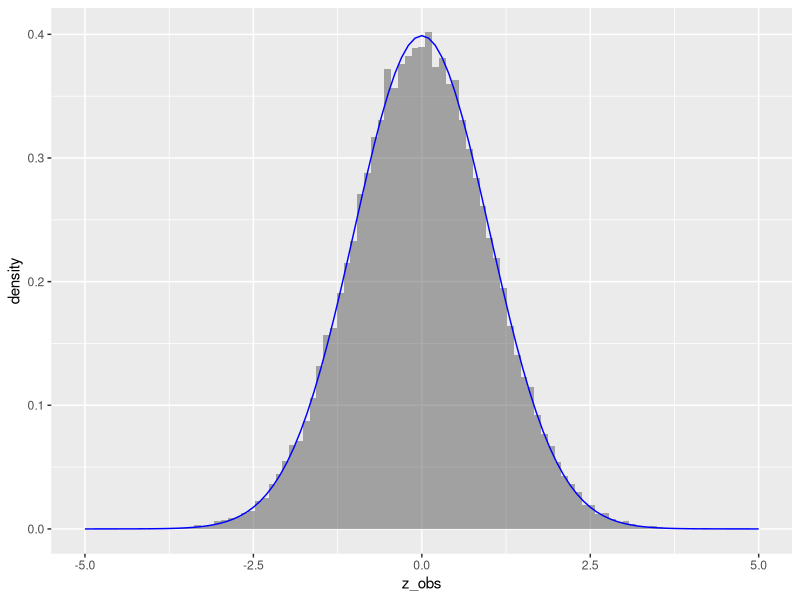
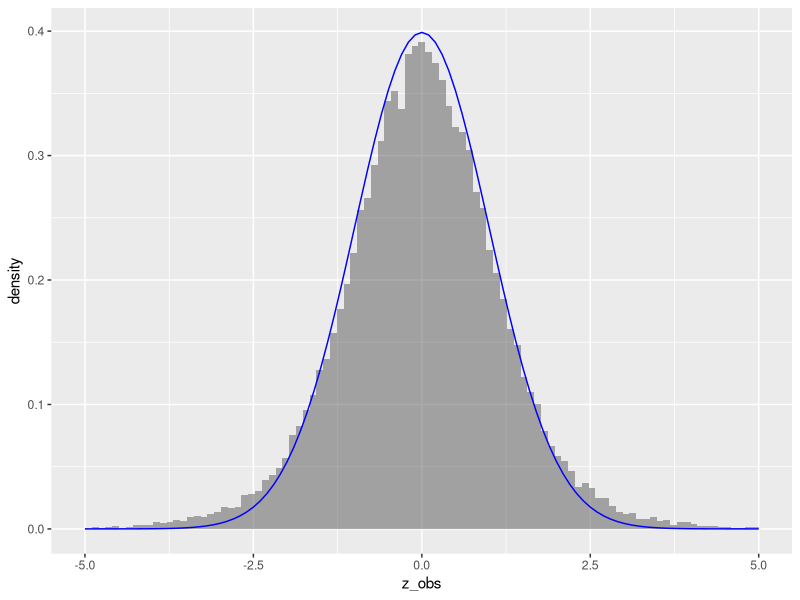
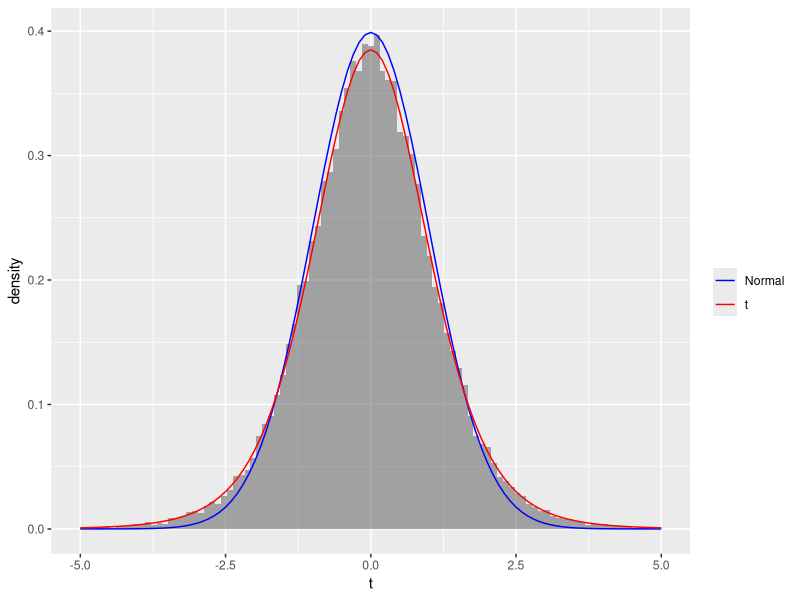

Recreate these plots in R, in order.
# ---- 0. Setup and load libraries, if any ----

library(ggplot2)


# ---- 1a. Guinness example: testing assumptions & sampling distributions ----

# Let's design a hypothesis test assuming that Xbar~Normal(mu,s/sqrt(n))

# H0: mu=4.5
# HA: mu!=4.5
# Test statistic: z_obs = (Xbar-4.5)/(s/sqrt(n))

# If the normal model is correct, then z_obs~N(0,1) under the null hypothesis
# so let's simulate z_obs under the null hypothesis:

experiment <- function(n, mu, sigma) {
  # Simulate generating samples:
  samples <- rnorm(n, mean=mu, sd=sigma) 
  
  # Compute z_obs
  Xbar <- mean(samples)          # take the sample mean
  s <- sd(samples)               # estimate the standard deviation
  z_obs <- (Xbar - 4.5) / (s/sqrt(n))  # compute the Z score
  
  return(z_obs)
}

# 1b. ---- Run the experiment 50000 times for n=100 ----

data1 = as.data.frame(replicate(50000, experiment(100, 4.5, 0.17)))
colnames(data1) <- c("z_obs")

# Does this histogram look familiar?
ggplot(data1, aes(x=z_obs)) +
  geom_histogram(aes(y=after_stat(density)), alpha=0.5, bins=100) +
  stat_function(fun=dnorm, args=list(mean=0.0, sd=1.0), col="blue") +
  xlim(-5, 5)

# 1c. ---- Now run the experiment 50000 times for n=8 ----

data2 = as.data.frame(replicate(50000, experiment(8, 4.5, 0.17)))
colnames(data2) <- c("z_obs")

# Now what's wrong with this histogram?
ggplot(data2, aes(x=z_obs)) +
  geom_histogram(aes(y=after_stat(density)), alpha=0.5, bins=100) +
  stat_function(fun=dnorm, args=list(mean=0.0, sd=1.0), col="blue") +
  xlim(-5, 5)

# Looks like we'll need a new distribution!

# -----------------------------------------------------------
# ---- 2. Try graphing the results with the t distribution too

data = as.data.frame(replicate(50000, experiment(8, 4.5, 0.17)))
colnames(data) <- c("t")

ggplot(data, aes(x = t)) +
  geom_histogram(aes(y = after_stat(density)), alpha = 0.5, bins = 100) +
  stat_function(aes(colour = "Normal"), fun = dnorm, args = list(mean = 0, sd = 1)) +
  stat_function(aes(colour = "t"), fun = dt, args = list(df = 7)) +
  scale_colour_manual(name = "", values = c("Normal" = "blue", "t" = "red")) +
  xlim(-5, 5)

# -----------------------------------------------------------
# ---- 3. Finding the p-value for the Guiness data ----

Xbar <- 4.66
SE <- 0.17 / sqrt(8)
t <- (Xbar - 4.5) / SE

# Using the normal distribution:
2 * pnorm(t, lower.tail = FALSE)

# Using the t distribution:
2 * pt(t, df=7, lower.tail=FALSE)

# How does the t distribution change the p-value? 
# How could that change our interpretation (e.g. depending on our alpha)?
